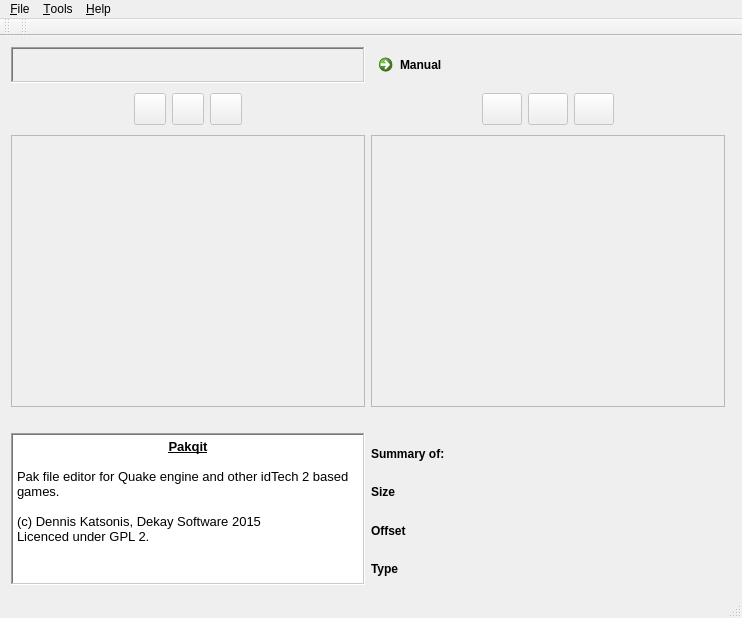
<?xml version="1.0" encoding="UTF-8"?>
<ui version="4.0">
 <class>MainWindow</class>
 <widget class="QMainWindow" name="MainWindow">
  <property name="geometry">
   <rect>
    <x>0</x>
    <y>0</y>
    <width>742</width>
    <height>618</height>
   </rect>
  </property>
  <property name="sizePolicy">
   <sizepolicy hsizetype="Preferred" vsizetype="Preferred">
    <horstretch>0</horstretch>
    <verstretch>0</verstretch>
   </sizepolicy>
  </property>
  <property name="minimumSize">
   <size>
    <width>0</width>
    <height>0</height>
   </size>
  </property>
  <property name="windowTitle">
   <string>Pakqit</string>
  </property>
  <property name="windowIcon">
   <iconset resource="icons.qrc">
    <normaloff>:/icons/icons/Quake-icon.png</normaloff>:/icons/icons/Quake-icon.png</iconset>
  </property>
  <widget class="QWidget" name="centralWidget">
   <layout class="QGridLayout" name="gridLayout_2">
    <item row="6" column="1">
     <widget class="QListView" name="listView_2">
      <property name="enabled">
       <bool>false</bool>
      </property>
      <property name="selectionMode">
       <enum>QAbstractItemView::ExtendedSelection</enum>
      </property>
     </widget>
    </item>
    <item row="3" column="1">
     <layout class="QHBoxLayout" name="horizontalLayout_2">
      <item>
       <layout class="QHBoxLayout" name="horizontalLayout_3">
        <item>
         <spacer name="horizontalSpacer_4">
          <property name="orientation">
           <enum>Qt::Horizontal</enum>
          </property>
          <property name="sizeHint" stdset="0">
           <size>
            <width>40</width>
            <height>20</height>
           </size>
          </property>
         </spacer>
        </item>
        <item>
         <widget class="QPushButton" name="pushButtonAddEntry">
          <property name="enabled">
           <bool>false</bool>
          </property>
          <property name="sizePolicy">
           <sizepolicy hsizetype="Fixed" vsizetype="Fixed">
            <horstretch>32</horstretch>
            <verstretch>32</verstretch>
           </sizepolicy>
          </property>
          <property name="minimumSize">
           <size>
            <width>32</width>
            <height>32</height>
           </size>
          </property>
          <property name="maximumSize">
           <size>
            <width>16777215</width>
            <height>16777215</height>
           </size>
          </property>
          <property name="toolTip">
           <string>Add file</string>
          </property>
          <property name="text">
           <string/>
          </property>
          <property name="icon">
           <iconset resource="icons.qrc">
            <normaloff>:/icons/icons/add.png</normaloff>:/icons/icons/add.png</iconset>
          </property>
         </widget>
        </item>
        <item>
         <widget class="QPushButton" name="pushButtonDeleteEntry">
          <property name="enabled">
           <bool>false</bool>
          </property>
          <property name="sizePolicy">
           <sizepolicy hsizetype="Fixed" vsizetype="Fixed">
            <horstretch>32</horstretch>
            <verstretch>32</verstretch>
           </sizepolicy>
          </property>
          <property name="minimumSize">
           <size>
            <width>32</width>
            <height>32</height>
           </size>
          </property>
          <property name="toolTip">
           <string>Delete file</string>
          </property>
          <property name="text">
           <string/>
          </property>
          <property name="icon">
           <iconset resource="icons.qrc">
            <normaloff>:/icons/icons/delete.png</normaloff>:/icons/icons/delete.png</iconset>
          </property>
         </widget>
        </item>
        <item>
         <widget class="QPushButton" name="pushButtonExtractEntry">
          <property name="enabled">
           <bool>false</bool>
          </property>
          <property name="sizePolicy">
           <sizepolicy hsizetype="Fixed" vsizetype="Fixed">
            <horstretch>32</horstretch>
            <verstretch>32</verstretch>
           </sizepolicy>
          </property>
          <property name="minimumSize">
           <size>
            <width>32</width>
            <height>32</height>
           </size>
          </property>
          <property name="toolTip">
           <string>Extract file</string>
          </property>
          <property name="text">
           <string/>
          </property>
          <property name="icon">
           <iconset resource="icons.qrc">
            <normaloff>:/icons/icons/folder_go.png</normaloff>:/icons/icons/folder_go.png</iconset>
          </property>
         </widget>
        </item>
        <item>
         <spacer name="horizontalSpacer_3">
          <property name="orientation">
           <enum>Qt::Horizontal</enum>
          </property>
          <property name="sizeHint" stdset="0">
           <size>
            <width>40</width>
            <height>20</height>
           </size>
          </property>
         </spacer>
        </item>
       </layout>
      </item>
     </layout>
    </item>
    <item row="6" column="0">
     <widget class="pakTreeView" name="treeView">
      <property name="enabled">
       <bool>false</bool>
      </property>
      <property name="selectionMode">
       <enum>QAbstractItemView::ExtendedSelection</enum>
      </property>
      <attribute name="headerVisible">
       <bool>false</bool>
      </attribute>
     </widget>
    </item>
    <item row="7" column="0" colspan="2">
     <widget class="QLabel" name="statusBarLabel">
      <property name="text">
       <string/>
      </property>
     </widget>
    </item>
    <item row="1" column="0">
     <widget class="QLabel" name="fileNameLabel">
      <property name="font">
       <font>
        <pointsize>16</pointsize>
        <weight>75</weight>
        <bold>true</bold>
       </font>
      </property>
      <property name="frameShape">
       <enum>QFrame::WinPanel</enum>
      </property>
      <property name="frameShadow">
       <enum>QFrame::Sunken</enum>
      </property>
      <property name="lineWidth">
       <number>4</number>
      </property>
      <property name="midLineWidth">
       <number>-2</number>
      </property>
      <property name="text">
       <string/>
      </property>
      <property name="scaledContents">
       <bool>true</bool>
      </property>
     </widget>
    </item>
    <item row="3" column="0">
     <layout class="QHBoxLayout" name="horizontalLayout">
      <property name="topMargin">
       <number>4</number>
      </property>
      <property name="bottomMargin">
       <number>4</number>
      </property>
      <item>
       <spacer name="horizontalSpacer">
        <property name="orientation">
         <enum>Qt::Horizontal</enum>
        </property>
        <property name="sizeHint" stdset="0">
         <size>
          <width>40</width>
          <height>20</height>
         </size>
        </property>
       </spacer>
      </item>
      <item>
       <widget class="QPushButton" name="pushButtonAddTree">
        <property name="enabled">
         <bool>false</bool>
        </property>
        <property name="sizePolicy">
         <sizepolicy hsizetype="Fixed" vsizetype="Fixed">
          <horstretch>0</horstretch>
          <verstretch>0</verstretch>
         </sizepolicy>
        </property>
        <property name="minimumSize">
         <size>
          <width>32</width>
          <height>32</height>
         </size>
        </property>
        <property name="maximumSize">
         <size>
          <width>32</width>
          <height>32</height>
         </size>
        </property>
        <property name="toolTip">
         <string>Add directory</string>
        </property>
        <property name="text">
         <string/>
        </property>
        <property name="icon">
         <iconset resource="icons.qrc">
          <normaloff>:/icons/icons/add.png</normaloff>:/icons/icons/add.png</iconset>
        </property>
        <property name="iconSize">
         <size>
          <width>16</width>
          <height>16</height>
         </size>
        </property>
       </widget>
      </item>
      <item>
       <widget class="QPushButton" name="pushButtonDeleteTree">
        <property name="enabled">
         <bool>false</bool>
        </property>
        <property name="sizePolicy">
         <sizepolicy hsizetype="Fixed" vsizetype="Fixed">
          <horstretch>0</horstretch>
          <verstretch>0</verstretch>
         </sizepolicy>
        </property>
        <property name="minimumSize">
         <size>
          <width>32</width>
          <height>32</height>
         </size>
        </property>
        <property name="maximumSize">
         <size>
          <width>32</width>
          <height>32</height>
         </size>
        </property>
        <property name="toolTip">
         <string>Delete directory</string>
        </property>
        <property name="text">
         <string/>
        </property>
        <property name="icon">
         <iconset resource="icons.qrc">
          <normaloff>:/icons/icons/delete.png</normaloff>:/icons/icons/delete.png</iconset>
        </property>
        <property name="iconSize">
         <size>
          <width>16</width>
          <height>16</height>
         </size>
        </property>
       </widget>
      </item>
      <item>
       <widget class="QPushButton" name="pushButtonExtractTree">
        <property name="enabled">
         <bool>false</bool>
        </property>
        <property name="sizePolicy">
         <sizepolicy hsizetype="Fixed" vsizetype="Fixed">
          <horstretch>0</horstretch>
          <verstretch>0</verstretch>
         </sizepolicy>
        </property>
        <property name="minimumSize">
         <size>
          <width>32</width>
          <height>32</height>
         </size>
        </property>
        <property name="maximumSize">
         <size>
          <width>32</width>
          <height>32</height>
         </size>
        </property>
        <property name="toolTip">
         <string>Extract directory</string>
        </property>
        <property name="text">
         <string/>
        </property>
        <property name="icon">
         <iconset resource="icons.qrc">
          <normaloff>:/icons/icons/folder_go.png</normaloff>:/icons/icons/folder_go.png</iconset>
        </property>
       </widget>
      </item>
      <item>
       <spacer name="horizontalSpacer_2">
        <property name="orientation">
         <enum>Qt::Horizontal</enum>
        </property>
        <property name="sizeHint" stdset="0">
         <size>
          <width>40</width>
          <height>20</height>
         </size>
        </property>
       </spacer>
      </item>
     </layout>
    </item>
    <item row="8" column="1" colspan="2">
     <layout class="QGridLayout" name="gridLayout">
      <property name="topMargin">
       <number>4</number>
      </property>
      <item row="2" column="1">
       <widget class="QLabel" name="offsetLabel">
        <property name="text">
         <string/>
        </property>
       </widget>
      </item>
      <item row="1" column="1">
       <widget class="QLabel" name="sizeLabel">
        <property name="text">
         <string/>
        </property>
       </widget>
      </item>
      <item row="1" column="0">
       <widget class="QLabel" name="label">
        <property name="font">
         <font>
          <weight>75</weight>
          <bold>true</bold>
         </font>
        </property>
        <property name="text">
         <string>Size</string>
        </property>
       </widget>
      </item>
      <item row="3" column="1">
       <widget class="QLabel" name="typeLabel">
        <property name="text">
         <string/>
        </property>
       </widget>
      </item>
      <item row="4" column="0">
       <spacer name="verticalSpacer">
        <property name="orientation">
         <enum>Qt::Vertical</enum>
        </property>
        <property name="sizeType">
         <enum>QSizePolicy::Minimum</enum>
        </property>
        <property name="sizeHint" stdset="0">
         <size>
          <width>0</width>
          <height>0</height>
         </size>
        </property>
       </spacer>
      </item>
      <item row="3" column="0">
       <widget class="QLabel" name="label_2">
        <property name="font">
         <font>
          <weight>75</weight>
          <bold>true</bold>
         </font>
        </property>
        <property name="text">
         <string>Type</string>
        </property>
       </widget>
      </item>
      <item row="2" column="0">
       <widget class="QLabel" name="label_3">
        <property name="font">
         <font>
          <weight>75</weight>
          <bold>true</bold>
         </font>
        </property>
        <property name="text">
         <string>Offset</string>
        </property>
       </widget>
      </item>
      <item row="0" column="0">
       <widget class="QLabel" name="label_4">
        <property name="sizePolicy">
         <sizepolicy hsizetype="Maximum" vsizetype="Preferred">
          <horstretch>0</horstretch>
          <verstretch>0</verstretch>
         </sizepolicy>
        </property>
        <property name="font">
         <font>
          <weight>75</weight>
          <bold>true</bold>
         </font>
        </property>
        <property name="text">
         <string>Summary of:</string>
        </property>
       </widget>
      </item>
      <item row="0" column="1">
       <widget class="QLabel" name="summaryLabel">
        <property name="text">
         <string/>
        </property>
       </widget>
      </item>
     </layout>
    </item>
    <item row="8" column="0">
     <widget class="QTextBrowser" name="textBrowser">
      <property name="sizePolicy">
       <sizepolicy hsizetype="Expanding" vsizetype="Maximum">
        <horstretch>0</horstretch>
        <verstretch>0</verstretch>
       </sizepolicy>
      </property>
      <property name="maximumSize">
       <size>
        <width>16777215</width>
        <height>152</height>
       </size>
      </property>
      <property name="frameShape">
       <enum>QFrame::WinPanel</enum>
      </property>
      <property name="html">
       <string>&lt;!DOCTYPE HTML PUBLIC &quot;-//W3C//DTD HTML 4.0//EN&quot; &quot;http://www.w3.org/TR/REC-html40/strict.dtd&quot;&gt;
&lt;html&gt;&lt;head&gt;&lt;meta name=&quot;qrichtext&quot; content=&quot;1&quot; /&gt;&lt;style type=&quot;text/css&quot;&gt;
p, li { white-space: pre-wrap; }
&lt;/style&gt;&lt;/head&gt;&lt;body style=&quot; font-family:'Sans Serif'; font-size:10pt; font-weight:400; font-style:normal;&quot;&gt;
&lt;p align=&quot;center&quot; style=&quot; margin-top:0px; margin-bottom:0px; margin-left:0px; margin-right:0px; -qt-block-indent:0; text-indent:0px;&quot;&gt;&lt;span style=&quot; font-family:'DejaVu Sans'; font-weight:600; text-decoration: underline;&quot;&gt;Pakqit&lt;/span&gt;&lt;/p&gt;
&lt;p align=&quot;center&quot; style=&quot;-qt-paragraph-type:empty; margin-top:0px; margin-bottom:0px; margin-left:0px; margin-right:0px; -qt-block-indent:0; text-indent:0px;&quot;&gt;&lt;br /&gt;&lt;/p&gt;
&lt;p style=&quot; margin-top:0px; margin-bottom:0px; margin-left:0px; margin-right:0px; -qt-block-indent:0; text-indent:0px;&quot;&gt;&lt;span style=&quot; font-family:'DejaVu Sans';&quot;&gt;Pak file editor for Quake engine and other idTech 2 based games.&lt;/span&gt;&lt;/p&gt;
&lt;p style=&quot;-qt-paragraph-type:empty; margin-top:0px; margin-bottom:0px; margin-left:0px; margin-right:0px; -qt-block-indent:0; text-indent:0px; font-family:'DejaVu Sans';&quot;&gt;&lt;br /&gt;&lt;/p&gt;
&lt;p style=&quot; margin-top:0px; margin-bottom:0px; margin-left:0px; margin-right:0px; -qt-block-indent:0; text-indent:0px;&quot;&gt;&lt;span style=&quot; font-family:'DejaVu Sans';&quot;&gt;(c) Dennis Katsonis, Dekay Software 2015&lt;/span&gt;&lt;/p&gt;
&lt;p style=&quot; margin-top:0px; margin-bottom:0px; margin-left:0px; margin-right:0px; -qt-block-indent:0; text-indent:0px;&quot;&gt;&lt;span style=&quot; font-family:'DejaVu Sans';&quot;&gt;Licenced under GPL 2.&lt;/span&gt;&lt;/p&gt;
&lt;p style=&quot;-qt-paragraph-type:empty; margin-top:0px; margin-bottom:0px; margin-left:0px; margin-right:0px; -qt-block-indent:0; text-indent:0px; font-family:'DejaVu Sans';&quot;&gt;&lt;br /&gt;&lt;/p&gt;&lt;/body&gt;&lt;/html&gt;</string>
      </property>
     </widget>
    </item>
    <item row="1" column="1">
     <widget class="QCommandLinkButton" name="commandLinkButton">
      <property name="text">
       <string>Manual</string>
      </property>
      <property name="icon">
       <iconset resource="icons.qrc">
        <normaloff>:/icons/icons/Quake-icon.png</normaloff>:/icons/icons/Quake-icon.png</iconset>
      </property>
      <property name="iconSize">
       <size>
        <width>32</width>
        <height>32</height>
       </size>
      </property>
     </widget>
    </item>
   </layout>
  </widget>
  <widget class="QMenuBar" name="menuBar">
   <property name="geometry">
    <rect>
     <x>0</x>
     <y>0</y>
     <width>742</width>
     <height>22</height>
    </rect>
   </property>
   <widget class="QMenu" name="menuFile">
    <property name="title">
     <string>&amp;File</string>
    </property>
    <addaction name="actionNew"/>
    <addaction name="actionOpen"/>
    <addaction name="actionSave"/>
    <addaction name="actionSave_as"/>
    <addaction name="actionClose"/>
    <addaction name="actionExit"/>
   </widget>
   <widget class="QMenu" name="menuTools">
    <property name="title">
     <string>&amp;Tools</string>
    </property>
    <widget class="QMenu" name="menuExport">
     <property name="enabled">
      <bool>false</bool>
     </property>
     <property name="font">
      <font>
       <stylestrategy>PreferDefault</stylestrategy>
      </font>
     </property>
     <property name="title">
      <string>&amp;Export</string>
     </property>
     <addaction name="separator"/>
     <addaction name="actionExportEntireFile"/>
     <addaction name="actionExportDirectoryTree"/>
    </widget>
    <widget class="QMenu" name="menuImport">
     <property name="enabled">
      <bool>false</bool>
     </property>
     <property name="title">
      <string>&amp;Import</string>
     </property>
     <addaction name="actionImportFile"/>
     <addaction name="actionImportDirectoryTree"/>
    </widget>
    <widget class="QMenu" name="menuDelete">
     <property name="enabled">
      <bool>false</bool>
     </property>
     <property name="title">
      <string>&amp;Delete</string>
     </property>
     <addaction name="actionDeleteFile"/>
     <addaction name="actionDeleteDirectory"/>
    </widget>
    <addaction name="menuExport"/>
    <addaction name="menuImport"/>
    <addaction name="menuDelete"/>
    <addaction name="actionCheck"/>
   </widget>
   <widget class="QMenu" name="menuAbout">
    <property name="title">
     <string>&amp;Help</string>
    </property>
    <addaction name="actionManual"/>
    <addaction name="actionAbout"/>
    <addaction name="actionAbout_Qt"/>
    <addaction name="separator"/>
    <addaction name="separator"/>
   </widget>
   <addaction name="menuFile"/>
   <addaction name="menuTools"/>
   <addaction name="menuAbout"/>
  </widget>
  <widget class="QToolBar" name="mainToolBar">
   <attribute name="toolBarArea">
    <enum>TopToolBarArea</enum>
   </attribute>
   <attribute name="toolBarBreak">
    <bool>false</bool>
   </attribute>
  </widget>
  <widget class="QStatusBar" name="statusBar"/>
  <widget class="QToolBar" name="toolBar">
   <property name="windowTitle">
    <string>toolBar</string>
   </property>
   <attribute name="toolBarArea">
    <enum>TopToolBarArea</enum>
   </attribute>
   <attribute name="toolBarBreak">
    <bool>false</bool>
   </attribute>
  </widget>
  <action name="actionOpen">
   <property name="text">
    <string>&amp;Open</string>
   </property>
   <property name="shortcut">
    <string>Ctrl+O</string>
   </property>
  </action>
  <action name="actionExit">
   <property name="text">
    <string>&amp;Exit</string>
   </property>
   <property name="shortcut">
    <string>Ctrl+Q</string>
   </property>
  </action>
  <action name="actionSave">
   <property name="text">
    <string>&amp;Save</string>
   </property>
   <property name="shortcut">
    <string>Ctrl+S</string>
   </property>
  </action>
  <action name="actionClose">
   <property name="text">
    <string>&amp;Close</string>
   </property>
  </action>
  <action name="actionExportEntireFile">
   <property name="text">
    <string>&amp;File</string>
   </property>
   <property name="shortcut">
    <string>Ctrl+F</string>
   </property>
  </action>
  <action name="actionExportDirectoryTree">
   <property name="text">
    <string>&amp;Directory tree</string>
   </property>
   <property name="shortcut">
    <string>Ctrl+D</string>
   </property>
  </action>
  <action name="actionImportFile">
   <property name="text">
    <string>&amp;File</string>
   </property>
   <property name="shortcut">
    <string>Ctrl+I</string>
   </property>
  </action>
  <action name="actionImportDirectoryTree">
   <property name="text">
    <string>&amp;Directory Tree</string>
   </property>
   <property name="shortcut">
    <string>Ctrl+T</string>
   </property>
  </action>
  <action name="actionCheck">
   <property name="enabled">
    <bool>false</bool>
   </property>
   <property name="text">
    <string>&amp;Check</string>
   </property>
  </action>
  <action name="actionAbout">
   <property name="text">
    <string>&amp;About</string>
   </property>
   <property name="shortcut">
    <string>F1</string>
   </property>
  </action>
  <action name="actionAbout_Qt">
   <property name="text">
    <string>About &amp;Qt</string>
   </property>
  </action>
  <action name="actionManual">
   <property name="text">
    <string>&amp;Manual</string>
   </property>
  </action>
  <action name="actionDeleteFile">
   <property name="text">
    <string>&amp;File</string>
   </property>
   <property name="shortcut">
    <string>Ctrl+D</string>
   </property>
  </action>
  <action name="actionDeleteDirectory">
   <property name="text">
    <string>&amp;Directory</string>
   </property>
   <property name="shortcut">
    <string>Ctrl+X</string>
   </property>
  </action>
  <action name="actionSave_as">
   <property name="text">
    <string>Sa&amp;ve as...</string>
   </property>
   <property name="shortcut">
    <string>Ctrl+A</string>
   </property>
  </action>
  <action name="actionNew">
   <property name="text">
    <string>&amp;New</string>
   </property>
   <property name="shortcut">
    <string>Ctrl+N</string>
   </property>
  </action>
 </widget>
 <layoutdefault spacing="6" margin="11"/>
 <customwidgets>
  <customwidget>
   <class>pakTreeView</class>
   <extends>QTreeView</extends>
   <header>paktreeview.h</header>
  </customwidget>
 </customwidgets>
 <resources>
  <include location="icons.qrc"/>
 </resources>
 <connections>
  <connection>
   <sender>listView_2</sender>
   <signal>clicked(QModelIndex)</signal>
   <receiver>MainWindow</receiver>
   <slot>listSelected(QModelIndex)</slot>
   <hints>
    <hint type="sourcelabel">
     <x>692</x>
     <y>397</y>
    </hint>
    <hint type="destinationlabel">
     <x>776</x>
     <y>249</y>
    </hint>
   </hints>
  </connection>
  <connection>
   <sender>pushButtonDeleteTree</sender>
   <signal>clicked()</signal>
   <receiver>MainWindow</receiver>
   <slot>deleteTree()</slot>
   <hints>
    <hint type="sourcelabel">
     <x>186</x>
     <y>125</y>
    </hint>
    <hint type="destinationlabel">
     <x>793</x>
     <y>127</y>
    </hint>
   </hints>
  </connection>
  <connection>
   <sender>pushButtonExtractTree</sender>
   <signal>clicked()</signal>
   <receiver>MainWindow</receiver>
   <slot>exportDirectoryTree()</slot>
   <hints>
    <hint type="sourcelabel">
     <x>223</x>
     <y>118</y>
    </hint>
    <hint type="destinationlabel">
     <x>1056</x>
     <y>138</y>
    </hint>
   </hints>
  </connection>
  <connection>
   <sender>pushButtonDeleteEntry</sender>
   <signal>clicked()</signal>
   <receiver>MainWindow</receiver>
   <slot>deleteFile()</slot>
   <hints>
    <hint type="sourcelabel">
     <x>551</x>
     <y>118</y>
    </hint>
    <hint type="destinationlabel">
     <x>1260</x>
     <y>118</y>
    </hint>
   </hints>
  </connection>
  <connection>
   <sender>pushButtonExtractEntry</sender>
   <signal>clicked()</signal>
   <receiver>MainWindow</receiver>
   <slot>exportFile()</slot>
   <hints>
    <hint type="sourcelabel">
     <x>589</x>
     <y>122</y>
    </hint>
    <hint type="destinationlabel">
     <x>1178</x>
     <y>129</y>
    </hint>
   </hints>
  </connection>
  <connection>
   <sender>pushButtonAddTree</sender>
   <signal>clicked()</signal>
   <receiver>MainWindow</receiver>
   <slot>importDirectoryTree()</slot>
   <hints>
    <hint type="sourcelabel">
     <x>145</x>
     <y>113</y>
    </hint>
    <hint type="destinationlabel">
     <x>828</x>
     <y>108</y>
    </hint>
   </hints>
  </connection>
  <connection>
   <sender>pushButtonAddEntry</sender>
   <signal>clicked()</signal>
   <receiver>MainWindow</receiver>
   <slot>importFile()</slot>
   <hints>
    <hint type="sourcelabel">
     <x>512</x>
     <y>124</y>
    </hint>
    <hint type="destinationlabel">
     <x>1129</x>
     <y>109</y>
    </hint>
   </hints>
  </connection>
  <connection>
   <sender>commandLinkButton</sender>
   <signal>clicked()</signal>
   <receiver>MainWindow</receiver>
   <slot>displayManual()</slot>
   <hints>
    <hint type="sourcelabel">
     <x>521</x>
     <y>45</y>
    </hint>
    <hint type="destinationlabel">
     <x>721</x>
     <y>101</y>
    </hint>
   </hints>
  </connection>
 </connections>
 <slots>
  <slot>changedTreeView(QModelIndex)</slot>
  <slot>listSelected(QModelIndex)</slot>
  <slot>deleteTree()</slot>
  <slot>exportDirectoryTree()</slot>
  <slot>deleteFile()</slot>
  <slot>exportFile()</slot>
  <slot>importFile()</slot>
  <slot>importDirectoryTree()</slot>
  <slot>displayManual()</slot>
 </slots>
</ui>
